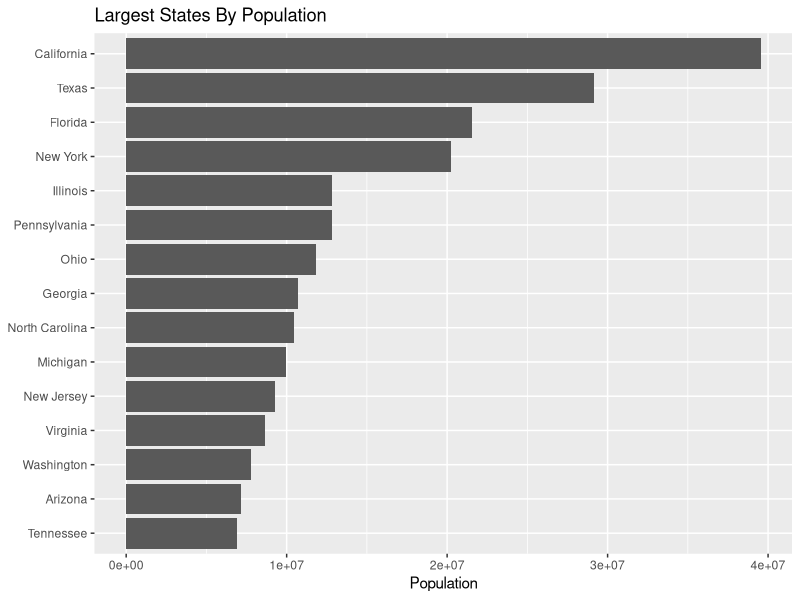
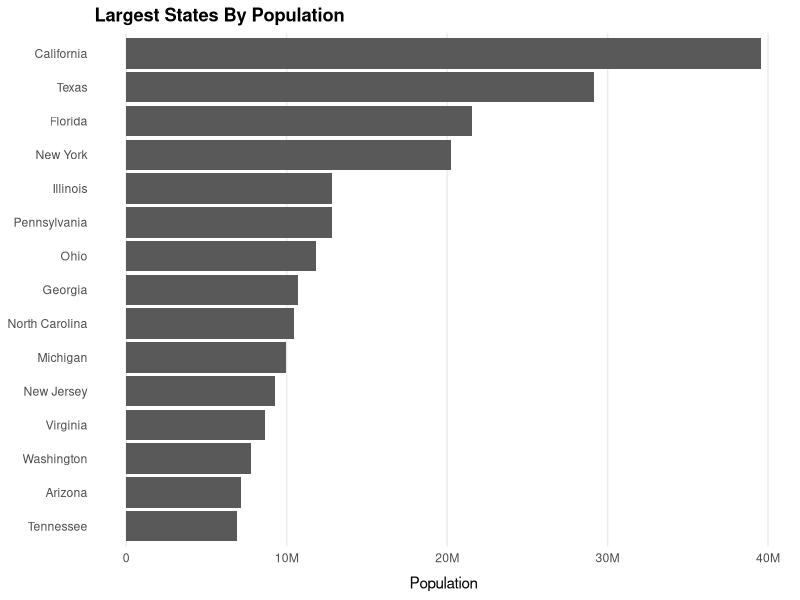
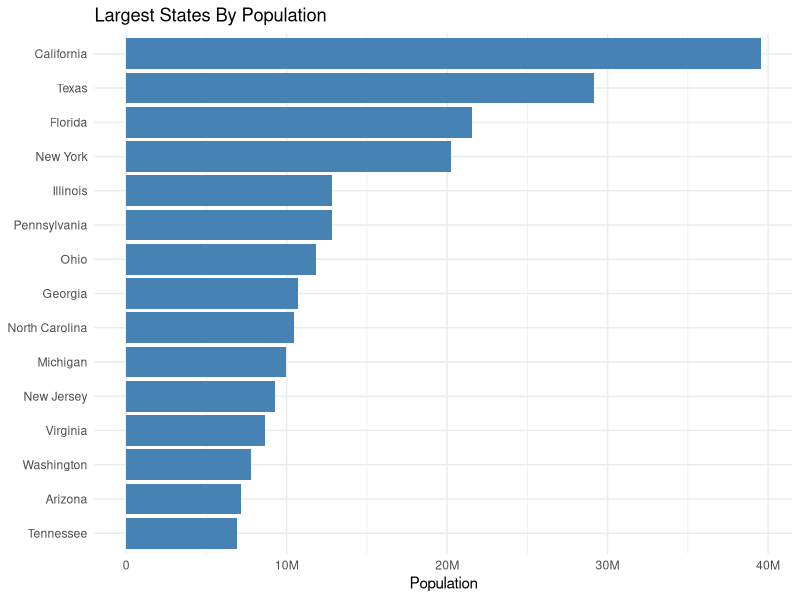
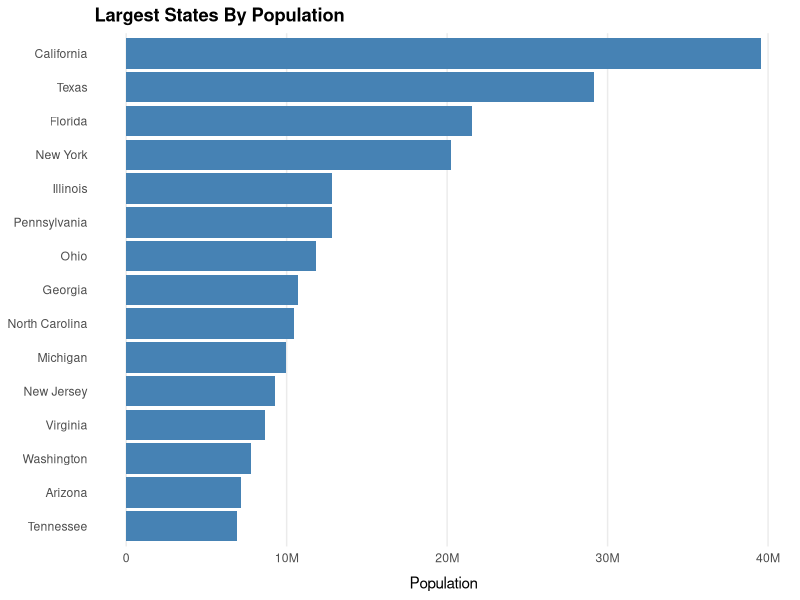
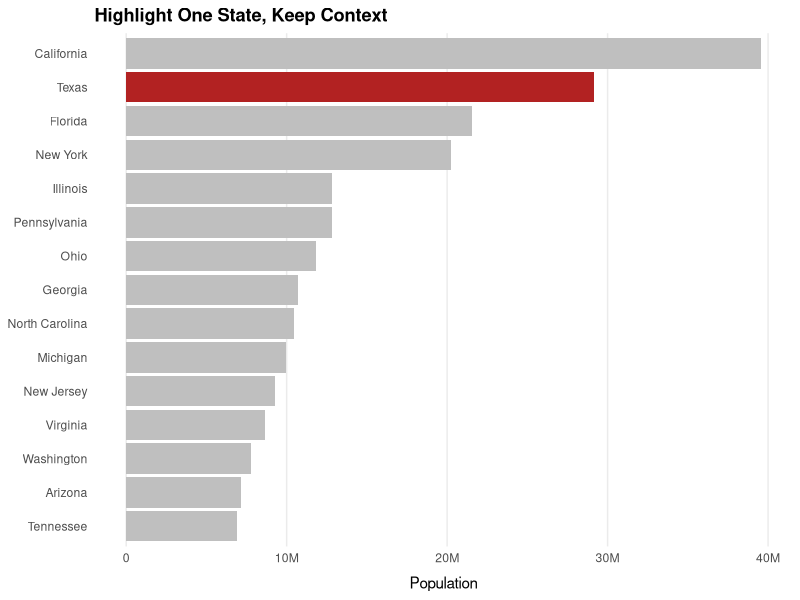

These charts were generated, in order, by the following R code:
## ---- chunk 1
#| include: false
library(dplyr)
library(ggplot2)
## ---- chunk 2
states <- readr::read_csv("data/real/state_population_ranks.csv")
## ---- chunk 3
top_states <- states |>
  filter(rank <= 15) |>
  mutate(state_name = reorder(state_name, population))

p1 <- ggplot(top_states, aes(x = state_name, y = population)) +
  geom_bar(stat = "identity") +
  coord_flip() +
  labs(
    title = "Largest States By Population",
    x = NULL,
    y = "Population"
  )

p1
## ---- chunk 4
p2 <- p1 +
  scale_y_continuous(labels = scales::label_number(scale_cut = scales::cut_short_scale())) +
  theme_minimal() +
  theme(
    panel.grid.major.y = element_blank(),
    panel.grid.minor = element_blank(),
    plot.title = element_text(face = "bold"),
    axis.title.x = element_text(margin = margin(t = 8))
  )

p2
## ---- chunk 5
course_blue <- "steelblue"
course_gray <- "gray75"

ggplot(top_states, aes(x = state_name, y = population)) +
  geom_bar(stat = "identity", fill = course_blue) +
  coord_flip() +
  scale_y_continuous(labels = scales::label_number(scale_cut = scales::cut_short_scale())) +
  labs(
    title = "Largest States By Population",
    x = NULL,
    y = "Population"
  ) +
  theme_minimal()
## ---- chunk 6
theme_course_plot <- function() {
  theme_minimal() +
    theme(
      panel.grid.major.y = element_blank(),
      panel.grid.minor = element_blank(),
      plot.title = element_text(face = "bold"),
      axis.title.x = element_text(margin = margin(t = 8))
    )
}
## ---- chunk 7
ggplot(top_states, aes(x = state_name, y = population)) +
  geom_bar(stat = "identity", fill = course_blue) +
  coord_flip() +
  scale_y_continuous(labels = scales::label_number(scale_cut = scales::cut_short_scale())) +
  labs(
    title = "Largest States By Population",
    x = NULL,
    y = "Population"
  ) +
  theme_course_plot()
## ---- chunk 8
top_states |>
  mutate(focus = state_name == "Texas") |>
  ggplot(aes(x = state_name, y = population, fill = focus)) +
  geom_bar(stat = "identity") +
  coord_flip() +
  scale_fill_manual(
    values = c("TRUE" = "firebrick", "FALSE" = course_gray),
    guide = "none"
  ) +
  scale_y_continuous(labels = scales::label_number(scale_cut = scales::cut_short_scale())) +
  labs(
    title = "Highlight One State, Keep Context",
    x = NULL,
    y = "Population"
  ) +
  theme_course_plot()
